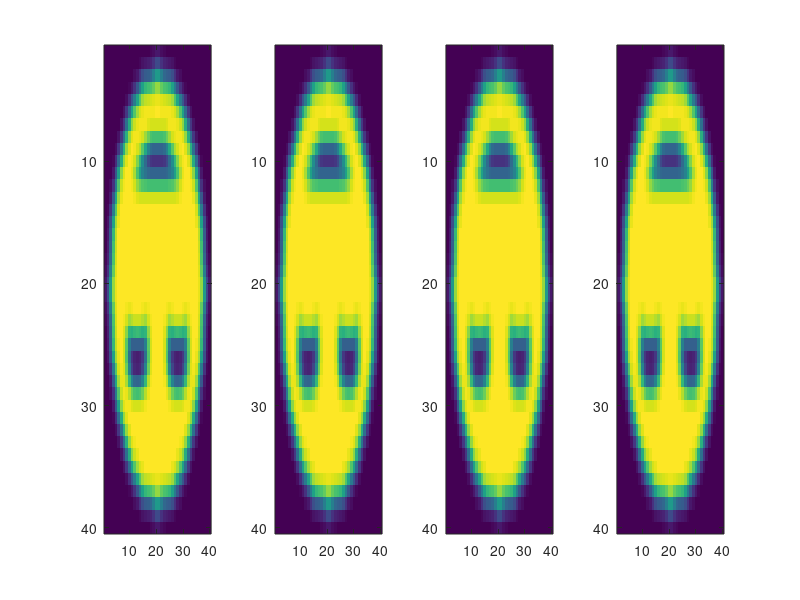

The MATLAB script that drew this image:
N = 40;
face = zeros(N);
t = linspace(0,1,N);
[x,y] = meshgrid(t,t);
R = 0.45; % face radius
reye = 0.1; % eye radius
deye = R/2;
aleye = 5*pi/6;
scleye = [cos(aleye);sin(aleye)];
areye = pi/6;
screye = [cos(areye);sin(areye)];
c = [0.5;0.5]; % face center;
% mouth
mx1 = c(1) - R/2;
mx2 = c(1) + R/2;
my0 = c(2) - R/2;
mysin =@(a,x1,x2,y0,x)y0+a*sin(pi*(x-x1)/(x2-x1));
hm = R/5;
% eye
cleft = c + deye*scleye;
cright = c + deye*screye;
ae = pi/3;
xl1 = cleft(1) - reye*sin(ae);
xl2 = cleft(1) + reye*sin(ae);
xr1 = cright(1) - reye*sin(ae);
xr2 = cright(1) + reye*sin(ae);
y0 = cleft(2) - reye*cos(ae);
he = reye*cos(ae);
% draw face
nt = 8;
nu = 4;
t = linspace(-1,1,nt);
u = linspace(0,1,nu);
I = (1 : N)';
bb = 0.1;
figure;
i = 1; 
j = 1;
bu = 0; fu = 1;
X = zeros(nt*nu, N^2);
face = bu*ones(N);
        ind = find((x-c(1)).^2 + (y-c(2)).^2 < R^2);
        face(ind) = fu;
        si = @(x)mysin(-t(i)*he,xl1,xl2,y0,x);
        ind = find((x-cleft(1)).^2 + (y-cleft(2)).^2 <= reye^2 & si(x) <= y);
        face(ind) = bu;
        si = @(x)mysin(-t(i)*he,xr1,xr2,y0,x);
        ind = find((x-cright(1)).^2 + (y-cright(2)).^2 <= reye^2 & si(x) <= y);
        face(ind) = bu;
        si = @(x)mysin(t(i)*hm,mx1,mx2,my0,x);
        if t(i) >= 0
            ind = find(si(x) >= y & y >= my0 & x >= mx1 & x <= mx2);
        else
            ind = find(si(x) <= y & y <= my0 & x >= mx1 & x <= mx2);
        end    
        face(ind) = bu;
        % smooth
        %subplot(nu,nt,(j-1)*nt + i);
        for k = 1 : 2 + 4*j
            face = bb*(face(circshift(I,[-1,0]),:)+face(circshift(I,[1,0]),:)+...
                face(:,circshift(I,[-1,0]))+face(:,circshift(I,[1,0])))+(1-4*bb)*face;
        end
        X(1,:) = face(:)';
        save('TrialX.mat','X');
        zz = load('TrialX.mat');
        prob = zz.X;
        subplot(1,4,1)
        imagesc(face);
        subplot(1,4,2)
        kk = face(:)';
        imagesc(reshape(kk,[40,40]));
        subplot(1,4,3)
        imagesc(reshape(X(1,:),[40,40]));
        subplot(1,4,4)
        imagesc(reshape(prob(1,:),[40,40]));
%save('rotation0.mat','kk');